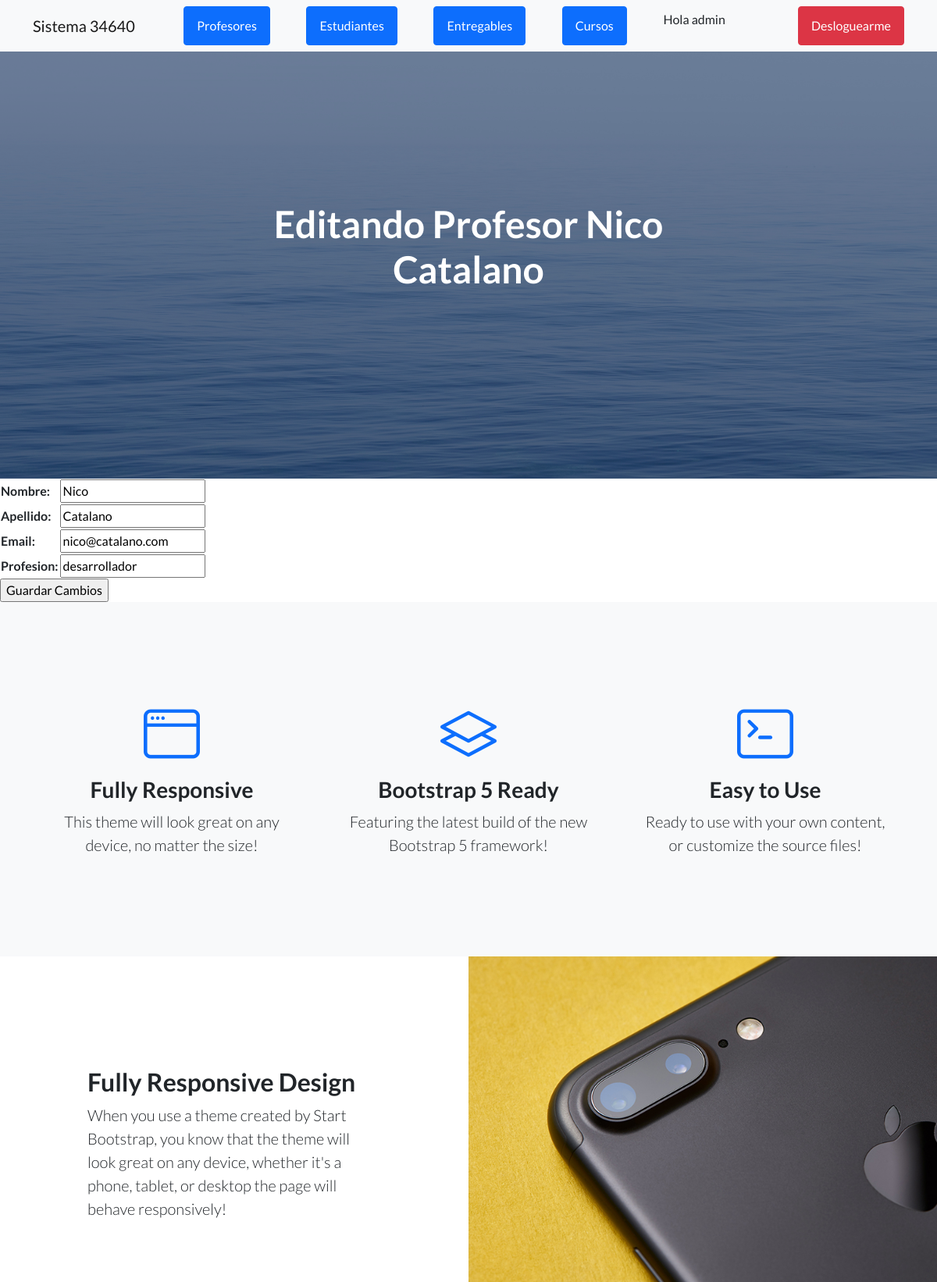
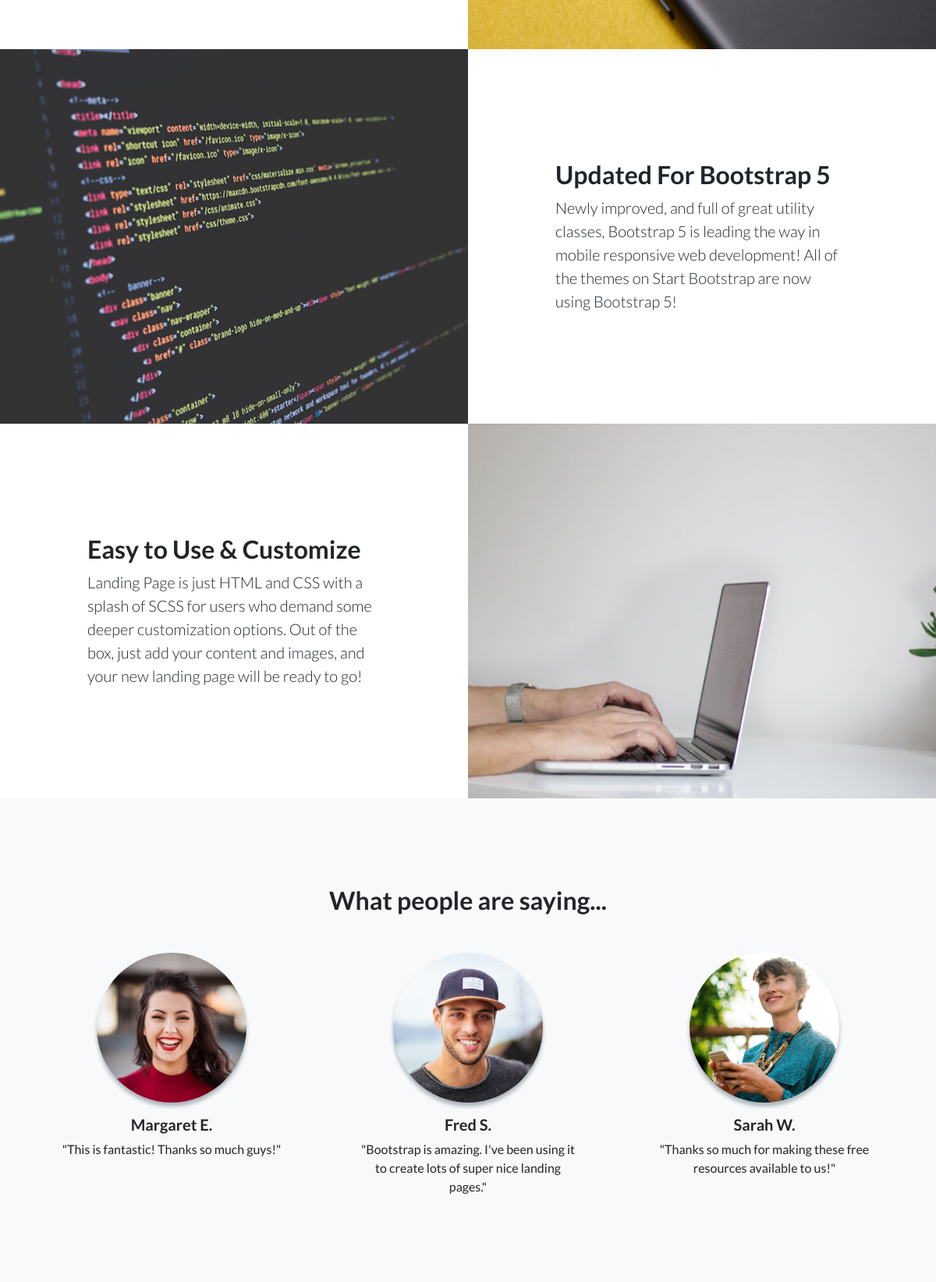
The app's page /AppCoder/editarProfesor/2 (signed in, upper part) with its own data (2 pictures, top to bottom).
### AppCoder/models.py (models this page shows)
class Profesor(models.Model):
    nombre= models.CharField(max_length=50)
    apellido= models.CharField(max_length=50)
    email= models.EmailField()
    profesion= models.CharField(max_length=50)
    def __str__(self):
        return self.nombre+" "+self.apellido

### AppCoder/views.py (the view)
# urls.py: path("editarProfesor/<id>", editarProfesor, name="editarProfesor"),
@login_required
def editarProfesor(request, id):
    profesor=Profesor.objects.get(id=id)
    if request.method=="POST":
        form=ProfeForm(request.POST)
        print(form)
        if form.is_valid():
            informacion=form.cleaned_data
            print(informacion)
            profesor.nombre=informacion["nombre"]
            profesor.apellido=informacion["apellido"]
            profesor.email=informacion["email"]
            profesor.profesion=informacion["profesion"]
            profesor.save()
            profesores=Profesor.objects.all()
            return render (request, "Appcoder/leerProfesores.html", {"mensaje": "PROFESOR EDITADO CORRECTAMENTE!!", "profesores":profesores})
    else:
        formulario= ProfeForm(initial={"nombre":profesor.nombre, "apellido":profesor.apellido, "email":profesor.email, "profesion":profesor.profesion})
    return render(request, "AppCoder/editarProfesor.html", {"form":formulario, "profesor":profesor})

### AppCoder/forms.py
class ProfeForm(forms.Form):
    nombre = forms.CharField(max_length=50)
    apellido = forms.CharField(max_length=50)
    email = forms.EmailField()
    profesion = forms.CharField(max_length=50)

### AppCoder/templates/AppCoder/editarProfesor.html
{% extends "AppCoder/padre.html" %}
{% load static %}
{% block titulo %}
<h1 class="mb-5">Editando Profesor {{ profesor }}</h1>
{% endblock %}
{% block contenido_que_cambia %}
<form action="{% url 'editarProfesor' profesor.id %}" method="POST"> {% csrf_token %}
    <table>
        {{ form.as_table }}
    </table>
    <input type="submit" value="Guardar Cambios">
    </form>
{% endblock %}

### AppCoder/templates/AppCoder/padre.html (shortened to what this page needs)
<!DOCTYPE html>
<html lang="en">
    <head>
        {% load static %}
        <link href="https://cdn.jsdelivr.net/npm/bootstrap-icons@1.5.0/font/bootstrap-icons.css" rel="stylesheet" type="text/css" />
        <link href="{% static 'AppCoder/css/styles.css' %}" rel="stylesheet" />
    </head>
    <body>
        <nav class="navbar navbar-light bg-light static-top">
            <div class="container">
                <a class="navbar-brand" href="{% url 'inicio' %}">Sistema 34640</a>
                <a class="btn btn-primary" href="{% url 'profesores' %}">Profesores</a>
                <a class="btn btn-primary" href="{% url 'estudiantes' %}">Estudiantes</a>
                <a class="btn btn-primary" href="{% url 'entregables' %}">Entregables</a>
                <a class="btn btn-primary" href="{% url 'cursos' %}">Cursos</a>
                {% if user.is_authenticated %}
                <p> Hola {{ user.username }}</p>
                <a class="btn btn-danger" href="{% url 'logout' %}">Desloguearme</a>
                {% else %}
                <a class="btn btn-primary" href="{% url 'login' %}">Login</a>
                {% endif %}
            </div>
        </nav>
        <header class="masthead">
            <div class="container position-relative">
                <div class="row justify-content-center">
                    <div class="col-xl-6">
                        <div class="text-center text-white">
                            {% block titulo %}
                            {% endblock %}
                        </div>
                    </div>
                </div>
            </div>
        </header>
        {% block contenido_que_cambia %}
        {% endblock %}
        <section class="features-icons bg-light text-center">
            <div class="container">
                <div class="row">
                    <div class="col-lg-4">
                        <div class="features-icons-item mx-auto mb-5 mb-lg-0 mb-lg-3">
                            <div class="features-icons-icon d-flex"><i class="bi-window m-auto text-primary"></i></div>
                            <h3>Fully Responsive</h3>
                            <p class="lead mb-0">This theme will look great on any device, no matter the size!</p>
                        </div>
                    </div>
                    <div class="col-lg-4">
                        <div class="features-icons-item mx-auto mb-5 mb-lg-0 mb-lg-3">
                            <div class="features-icons-icon d-flex"><i class="bi-layers m-auto text-primary"></i></div>
                            <h3>Bootstrap 5 Ready</h3>
                            <p class="lead mb-0">Featuring the latest build of the new Bootstrap 5 framework!</p>
                        </div>
                    </div>
                    <div class="col-lg-4">
                        <div class="features-icons-item mx-auto mb-0 mb-lg-3">
                            <div class="features-icons-icon d-flex"><i class="bi-terminal m-auto text-primary"></i></div>
                            <h3>Easy to Use</h3>
                            <p class="lead mb-0">Ready to use with your own content, or customize the source files!</p>
                        </div>
                    </div>
                </div>
            </div>
        </section>
        <section class="showcase">
            <div class="container-fluid p-0">
                <div class="row g-0">
                    <div class="col-lg-6 order-lg-2 text-white showcase-img" style="background-image: url('assets/img/bg-showcase-1.jpg')"></div>
                    <div class="col-lg-6 order-lg-1 my-auto showcase-text">
                        <h2>Fully Responsive Design</h2>
                        <p class="lead mb-0">When you use a theme created by Start Bootstrap, you know that the theme will look great on any device, whether it's a phone, tablet, or desktop the page will behave responsively!</p>
                    </div>
                </div>
                <div class="row g-0">
                    <div class="col-lg-6 text-white showcase-img" style="background-image: url('assets/img/bg-showcase-2.jpg')"></div>
                    <div class="col-lg-6 my-auto showcase-text">
                        <h2>Updated For Bootstrap 5</h2>
                        <p class="lead mb-0">Newly improved, and full of great utility classes, Bootstrap 5 is leading the way in mobile responsive web development! All of the themes on Start Bootstrap are now using Bootstrap 5!</p>
                    </div>
                </div>
                <div class="row g-0">
                    <div class="col-lg-6 order-lg-2 text-white showcase-img" style="background-image: url('assets/img/bg-showcase-3.jpg')"></div>
                    <div class="col-lg-6 order-lg-1 my-auto showcase-text">
                        <h2>Easy to Use & Customize</h2>
                        <p class="lead mb-0">Landing Page is just HTML and CSS with a splash of SCSS for users who demand some deeper customization options. Out of the box, just add your content and images, and your new landing page will be ready to go!</p>
                    </div>
                </div>
            </div>
        </section>
        <section class="testimonials text-center bg-light">
            <div class="container">
                <h2 class="mb-5">What people are saying...</h2>
                <div class="row">
                    <div class="col-lg-4">
                        <div class="testimonial-item mx-auto mb-5 mb-lg-0">
                            <img class="img-fluid rounded-circle mb-3" src="assets/img/testimonials-1.jpg" alt="..." />
                            <h5>Margaret E.</h5>
                            <p class="font-weight-light mb-0">"This is fantastic! Thanks so much guys!"</p>
                        </div>
                    </div>
                    <div class="col-lg-4">
                        <div class="testimonial-item mx-auto mb-5 mb-lg-0">
                            <img class="img-fluid rounded-circle mb-3" src="assets/img/testimonials-2.jpg" alt="..." />
                            <h5>Fred S.</h5>
                            <p class="font-weight-light mb-0">"Bootstrap is amazing. I've been using it to create lots of super nice landing pages."</p>
                        </div>
                    </div>
                    <div class="col-lg-4">
                        <div class="testimonial-item mx-auto mb-5 mb-lg-0">
                            <img class="img-fluid rounded-circle mb-3" src="assets/img/testimonials-3.jpg" alt="..." />
                            <h5>Sarah W.</h5>
                            <p class="font-weight-light mb-0">"Thanks so much for making these free resources available to us!"</p>
                        </div>
                    </div>
                </div>
            </div>
        </section>
    </body>
</html>

### records on screen
Profesor: nombre+apellido "Nico Catalano", nombre "Nico", apellido "Catalano", email "nico@catalano.com", profesion "desarrollador"

### other values on screen
{{ user.username }} "admin"
